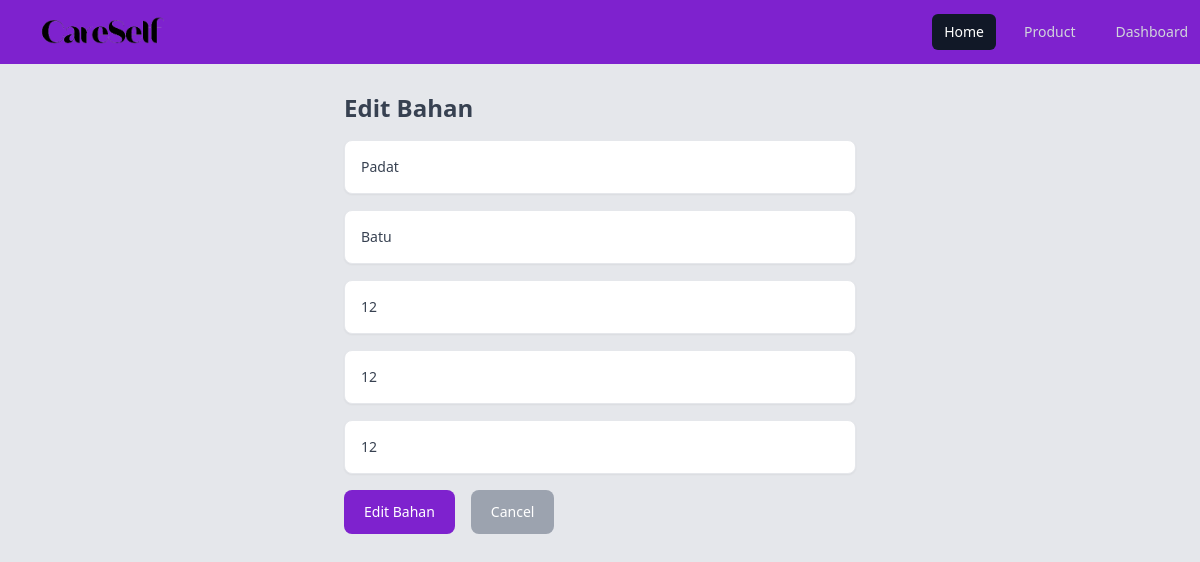
The app's page /editDataBahan.php?id=3 (signed in) with its own data.
### tables this page shows
CREATE TABLE `persediaan` (
  `id` int(11) NOT NULL,
  `tanggal` date NOT NULL,
  `jenis` varchar(255) NOT NULL,
  `nama_persediaan` varchar(255) NOT NULL,
  `jumlah_masuk` int(255) NOT NULL,
  `jumlah_keluar` int(255) NOT NULL,
  `stok` int(255) NOT NULL
);

### config.php (called while the page is built, shortened)
<?php
$hostName = 'localhost';
$username = 'root';
$password = '';
$database_name = 'manage_perusahaan';
$conn = new mysqli($hostName, $username, $password, $database_name);
function ambilData($data){
    global $conn;
    $hasil = mysqli_query($conn,$data);
    $penammpung = [];
    while ( $perData = mysqli_fetch_assoc($hasil) ){
        $penammpung[] = $perData;
    }
     return $penammpung;
}
?>

### editDataBahan.php (the view, shortened to what this page needs)
<?php
require 'config.php';
$id = $_GET['id'];
$data = ambilData("SELECT * FROM persediaan WHERE id = $id")[0];
?>
<!DOCTYPE html>
<html lang="en">
<head>
    <script src="https://cdn.tailwindcss.com"></script>
    <script src="https://cdn.tailwindcss.com?plugins=forms,typography,aspect-ratio,line-clamp"></script>
</head>
<body>
<link rel="stylesheet" href="https://unpkg.com/boxicons@2.0.7/css/boxicons.min.css" />
<main class="min-h-screen w-full bg-white text-gray-700" x-data="layout">
    <nav class="bg-purple-700">
        <div class="max-w-7xl">
          <div class=" flex h-16 items-center">
            <div class="flex flex-1 ">
              <div class="flex flex-shrink-0">
                <img class="h-8 w-auto" src="CareSelf.png" alt="Your Company" onclick="window.location.href = 'index.php';">
              </div>
            </div>
            <div class="flex flex-2 space-x-4">
              <a href="./index.php" class="bg-gray-900 text-white rounded-md px-3 py-2 text-sm font-medium" aria-current="page">Home</a>
              <a href="./list_produk.php" class="text-gray-300 hover:bg-gray-700 hover:text-white rounded-md px-3 py-2 text-sm font-medium">Product</a>
              <a href="./dashboard.php" class="text-gray-300 hover:bg-gray-700 hover:text-white rounded-md px-3 py-2 text-sm font-medium">Dashboard</a>
              </div>
                </div>
              </div>
      </nav>
    <div class="flex">
 <div class="w-full p-4 bg-gray-200 h-screen">
  <div class="max-w-lg mx-6 mx-auto" >
    <div class="max-w-xs my-3">
  <h2 class="font-semibold text-2xl">Edit Bahan</h2>
  </div>
<form action="" method="post" enctype="multipart/form-data" class="space-y-4">
<div class="relative">
  <input required="" value="<?= $data['jenis'] ?>" type="text" name="jenis" class="w-full rounded-lg border-gray-200 p-4 pe-12 text-sm shadow-sm" placeholder="Masukkan Jenis">
</div>
  <div class="relative">
    <input required="" type="text" value="<?= $data['nama_persediaan'] ?>" name="nama_persediaan" class="w-full rounded-lg border-gray-200 p-4 pe-12 text-sm shadow-sm" placeholder="Masukkan nama Bahan">
  </div>
<div class="relative">
  <input required="" type="number" name="jumlah_masuk" value="<?= $data['jumlah_masuk'] ?>" min="1" max="" class="w-full rounded-lg border-gray-200 p-4 pe-12 text-sm shadow-sm" placeholder="Masukkan jumlah masuk">
</div>
<div class="relative">
  <input required="" type="number" value="<?= $data['jumlah_keluar'] ?>" name="jumlah_keluar" class="w-full rounded-lg border-gray-200 p-4 pe-12 text-sm shadow-sm" placeholder="Masukkan jumlah keluar">
</div>
<div class="relative">
  <input required="" type="number" value="<?= $data['stok'] ?>" name="stok" class="w-full rounded-lg border-gray-200 p-4 pe-12 text-sm shadow-sm" placeholder="Masukkan jumlah stok">
</div>
<div class="flex items-center justify-start">
<input type="submit" name="submit" value="Edit Bahan" class="rounded-lg bg-purple-700 hover:bg-gray-700 px-5 py-3 text-sm font-medium text-white cursor-pointer mr-4">
</form>
<button type="button" class="rounded-lg bg-gray-400 hover:bg-gray-700 px-5 py-3 text-sm font-medium text-white cursor-pointer" onclick="window.location.href = 'Data_Bahan.php'"> Cancel </button>
</div>
</div>
</div>
</main>
</body>
</html>

### records on screen
persediaan: jenis "Padat", nama_persediaan "Batu", jumlah_masuk "12", jumlah_keluar "12", stok "12"
